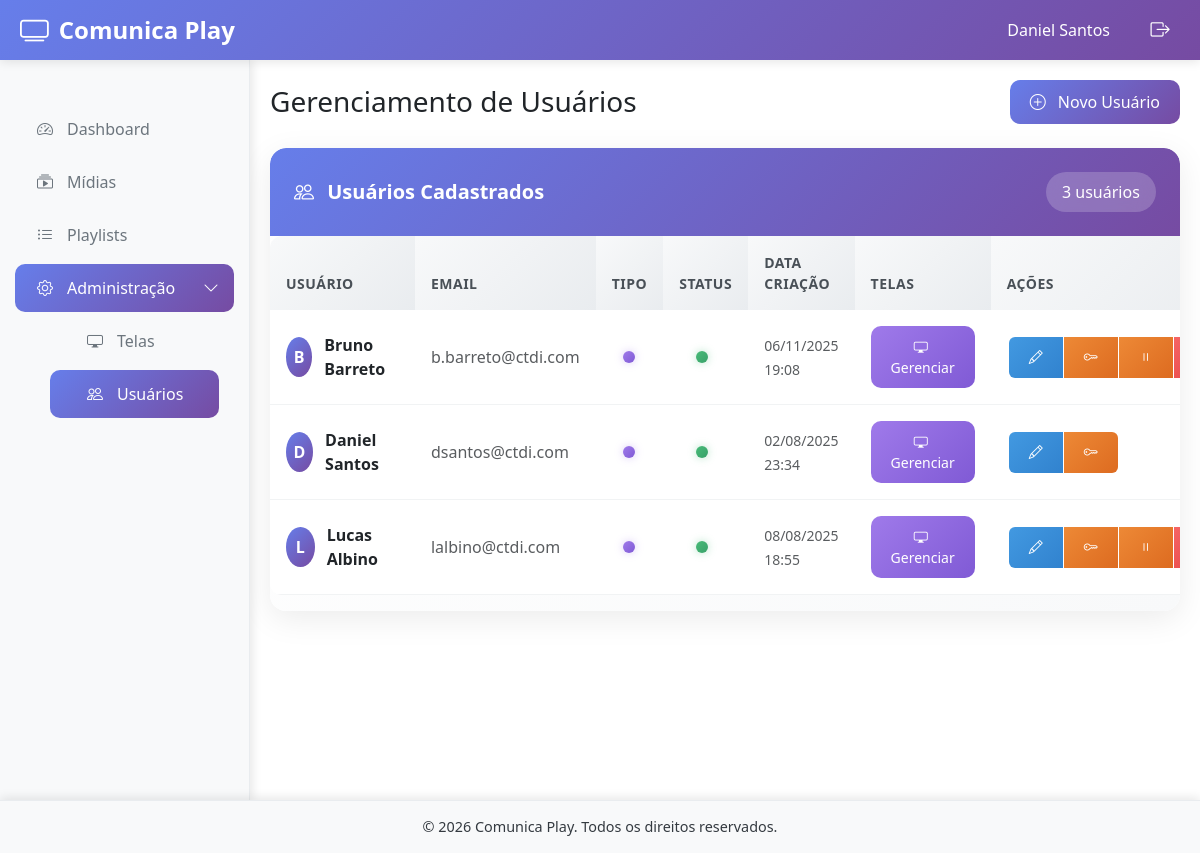
Screenshot of /public/usuarios.php (signed in) with the database file from the repository.
### tables this page shows
CREATE TABLE `usuarios` (
  `id` int(11) NOT NULL,
  `nome` varchar(100) NOT NULL,
  `email` varchar(150) NOT NULL,
  `senha` varchar(255) NOT NULL,
  `tipo` enum('administrador','gerente') DEFAULT 'gerente',
  `ativo` tinyint(1) DEFAULT '1',
  `data_criacao` timestamp NOT NULL DEFAULT CURRENT_TIMESTAMP,
  `data_atualizacao` timestamp NOT NULL DEFAULT CURRENT_TIMESTAMP ON UPDATE CURRENT_TIMESTAMP
);

### views/usuarios.php (the view, shortened to what the rows shown need)
<?php
require_once __DIR__ . '/../controllers/UserController.php';
require_once __DIR__ . '/../includes/session.php';
require_once __DIR__ . '/../includes/functions.php';
$userController = new UserController();
$page = (int)($_GET['page'] ?? 1);
$limit = 10;
$result = $userController->getAll($page, $limit);
$usuarios = $result['users'] ?? [];
$user = SessionManager::getUser();
$pageTitle = 'Gerenciamento de Usuários';
?>
<div class="row fade-in">
    <div class="col-12">
        <div class="modern-card">
            <div class="card-body p-0">
                <?php if (empty($usuarios)): ?>
                    <div class="modern-empty-state">
                        <i class="bi bi-people" style="font-size: 4rem;"></i>
                        <h4 class="mt-3 text-muted">Nenhum usuário cadastrado</h4>
                        <p class="text-muted mb-4">Comece criando o primeiro usuário do sistema.</p>
                        <button class="modern-btn modern-btn-primary" onclick="abrirModalCriarUsuario()">
                            <i class="bi bi-plus-circle me-2"></i>
                            Criar Primeiro Usuário
                        </button>
                    </div>
                <?php else: ?>
                    <div class="table-responsive">
                        <table class="modern-table table">
                            <thead>
                                <tr>
                                    <th>Usuário</th>
                                    <th>Email</th>
                                    <th>Tipo</th>
                                    <th>Status</th>
                                    <th>Data Criação</th>
                                    <th>Telas</th>
                                    <th>Ações</th>
                                </tr>
                            </thead>
                            <tbody>
                                <?php foreach ($usuarios as $usuario): ?>
                                    <tr>
                                        <td>
                                            <div class="d-flex align-items-center">
                                                <div class="user-avatar">
                                                    <?= strtoupper(substr($usuario['nome'], 0, 1)) ?>
                                                </div>
                                                <div>
                                                    <strong><?= sanitize($usuario['nome']) ?></strong>
                                                </div>
                                            </div>
                                        </td>
                                        <td>
                                            <span class="text-muted"><?= sanitize($usuario['email']) ?></span>
                                        </td>
                                        <td class="dot-column">
                                            <div class="tooltip-custom">
                                                <span class="tipo-dot <?= $usuario['tipo'] ?>"></span>
                                            </div>
                                        </td>
                                        <td class="dot-column">
                                            <div class="tooltip-custom">
                                                <span class="status-dot <?= $usuario['ativo'] ? 'ativo' : 'inativo' ?>"></span>
                                            </div>
                                        </td>
                                        <td>
                                            <small class="text-muted"><?= formatDate($usuario['data_criacao']) ?></small>
                                        </td>
                                        <td>
                                            <button type="button"
                                                    class="btn btn-sm btn-manage action-btn"
                                                    onclick="gerenciarTelas(<?= $usuario['id'] ?>, '<?= sanitize($usuario['nome']) ?>')">
                                                <i class="bi bi-display me-1"></i> Gerenciar
                                            </button>
                                        </td>
                                        <td>
                                            <div class="modern-btn-group btn-group btn-group-sm">
                                                <button type="button"
                                                        class="btn btn-edit action-btn"
                                                        title="Editar"
                                                        onclick="editarUsuario(<?= $usuario['id'] ?>)">
                                                    <i class="bi bi-pencil"></i>
                                                </button>
                                                <button type="button"
                                                        class="btn btn-password action-btn"
                                                        title="Alterar Senha"
                                                        onclick="alterarSenha(<?= $usuario['id'] ?>, '<?= sanitize($usuario['nome']) ?>')">
                                                    <i class="bi bi-key"></i>
                                                </button>
                                                <?php if ($usuario['id'] !== $user['id']): ?>
                                                    <button type="button"
                                                            class="btn btn-toggle action-btn <?= $usuario['ativo'] ? 'deactivate' : '' ?>"
                                                            title="<?= $usuario['ativo'] ? 'Desativar' : 'Ativar' ?>"
                                                            onclick="alterarStatus(<?= $usuario['id'] ?>, '<?= $usuario['ativo'] ? 'desativar' : 'ativar' ?>')">
                                                        <i class="bi bi-<?= $usuario['ativo'] ? 'pause' : 'play' ?>"></i>
                                                    </button>
                                                    <button type="button"
                                                            class="btn btn-delete action-btn"
                                                            title="Excluir"
                                                            onclick="confirmarExclusao(<?= $usuario['id'] ?>, '<?= sanitize($usuario['nome']) ?>')">
                                                    </button>
                                                <?php endif; ?>
                                            </div>
                                        </td>
                                    </tr>
                                <?php endforeach; ?>
                            </tbody>
                        </table>
                    </div>
                <?php endif; ?>
            </div>
        </div>
    </div>
</div>
<?php
$content = ob_get_clean();
include __DIR__ . '/template.php';
?>

### views/template.php (shortened to what the rows shown need)
<?php
require_once __DIR__ .
    '/../includes/session.php';
require_once __DIR__ .
    '/../includes/functions.php';
$user = SessionManager::getUser();
?>
<!DOCTYPE html>
<html lang="pt-BR">
<head>
    <link href="/assets/css/bootstrap.min.css" rel="stylesheet">
    <link href="https://cdn.jsdelivr.net/npm/bootstrap-icons@1.10.0/font/bootstrap-icons.css" rel="stylesheet">
    <link href="/assets/css/custom.css" rel="stylesheet">
</head>
<body>
    <div class="main-wrapper">
        <header class="main-header">
            <div class="user-info d-flex align-items-center">
                <span class="user-name"><?= sanitize($user["nome"]) ?></span>
                <a href="/public/logout.php" class="btn-logout" title="Sair do sistema">
                    <i class="bi bi-box-arrow-right"></i>
                </a>
            </div>
        </header>
        <main class="main-content">
            <?php if (isset($pageTitle)): ?>
                <div class="d-flex justify-content-between align-items-center mb-4">
                    <h1 class="h3 mb-0"><?= sanitize($pageTitle) ?></h1>
                </div>
            <?php endif; ?>
            <?php if (isset($content)): ?>
                <?= $content ?>
            <?php endif; ?>
        </main>
        </div>
</body>
</html>

### rows the page displays
usuarios: nome "Daniel Santos", nome "D", email "dsantos@ctdi.com", ativo 1 (drawn), data_criacao "02/08/2025 23:34"
usuarios: nome "B", nome "Bruno Barreto", email "b.barreto@ctdi.com", ativo 1 (drawn), data_criacao "06/11/2025 19:08"
usuarios: nome "L", nome "Lucas Albino", email "lalbino@ctdi.com", ativo 1 (drawn), data_criacao "08/08/2025 18:55"

### other values shown
$pageTitle "Gerenciamento de Usuários"
$total "3"
